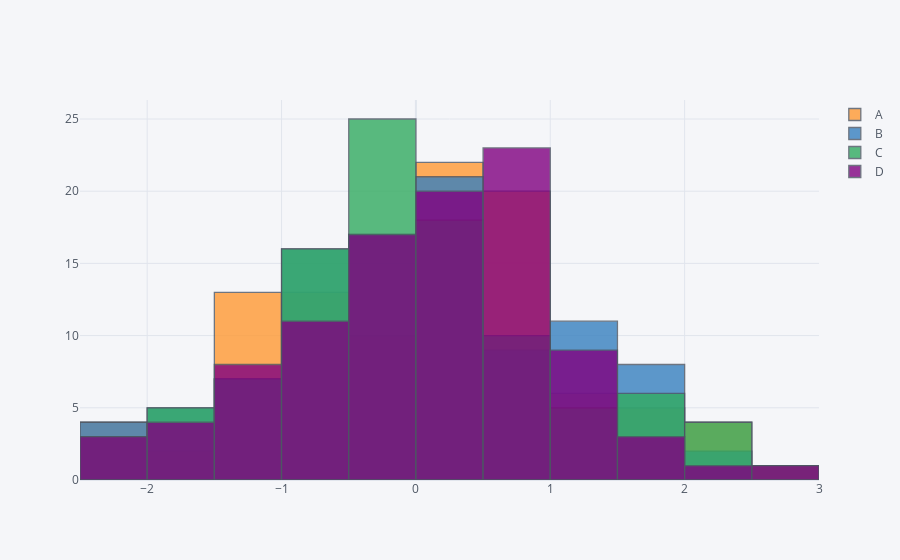

This figure's notebook cell:
### Code cell
# overlapping histogram
# you can turn on/off columns or just pass them in individually
df.iplot(kind='hist')
